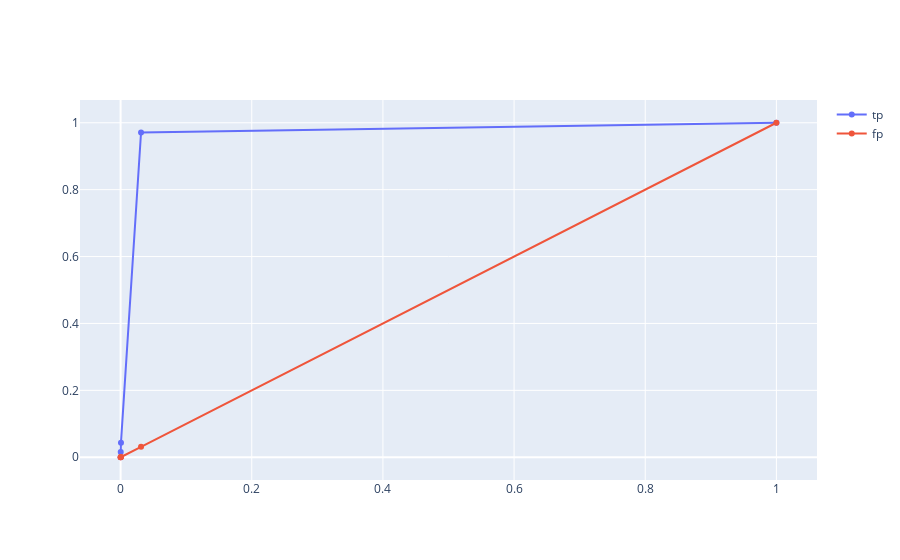

The code cell stored with this chart in its notebook:
### Code cell
# 训练集
pred, prob = predict(adt, X_train)
eval_ret = classifier_evaluate(y_train, pred)
print(eval_ret)

fpr, tpr, thresholds = roc_curve(y_train, prob)
roc_auc = auc(fpr, tpr)
print(f'auc{roc_auc}')
draw_lines(fpr, [tpr, fpr], ['tp', 'fp'])

### Figure 1 — Plotly figure (JSON) as saved in the notebook; plotly's stock layout.template omitted (floating-point values rounded to 4 significant figures)
{"data": [{"mode": "lines+markers", "name": "tp", "type": "scatter", "x": [0, 0.0001867, 0.00056, 0.03117, 1], "y": [0, 0.01604, 0.04364, 0.9709, 1]}, {"mode": "lines+markers", "name": "fp", "type": "scatter", "x": [0, 0.0001867, 0.00056, 0.03117, 1], "y": [0, 0.0001867, 0.00056, 0.03117, 1]}], "layout": {}}
